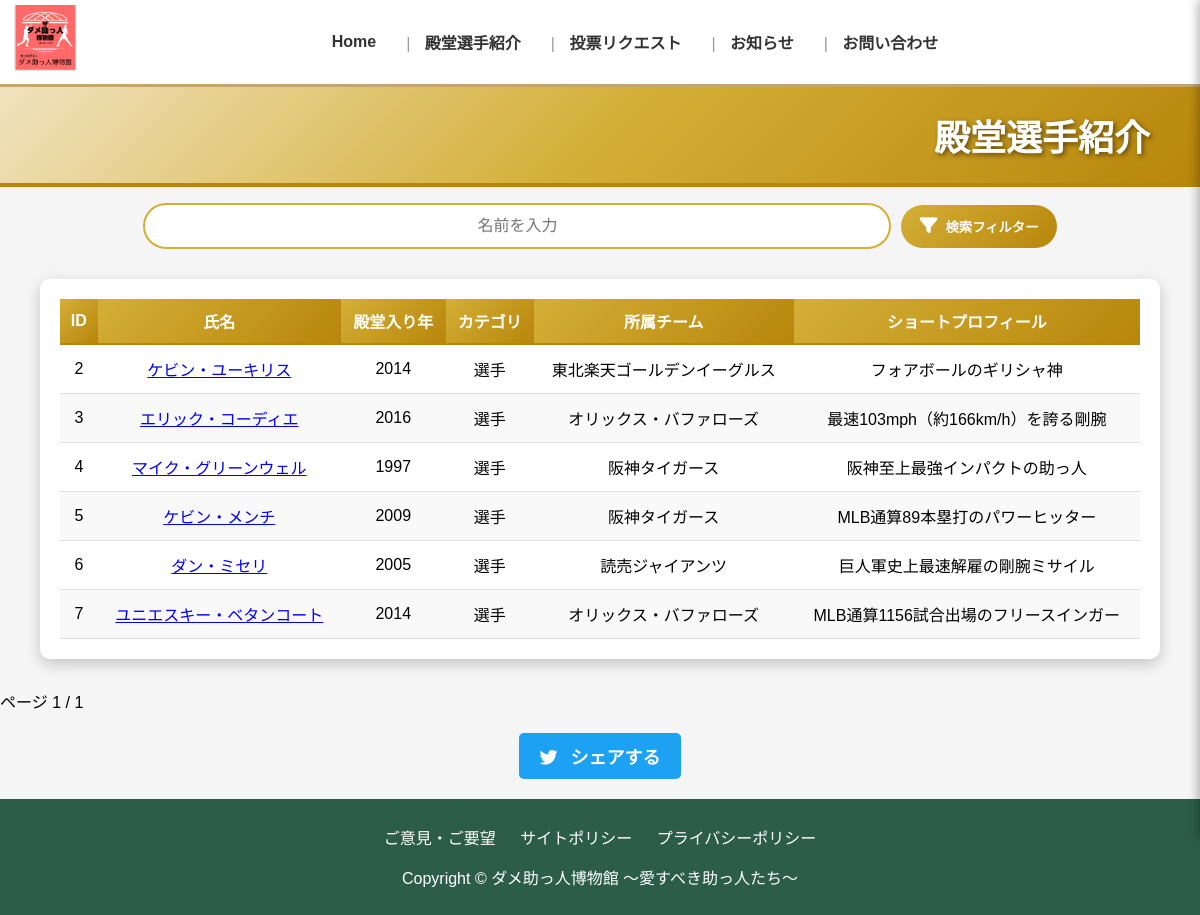
Page /hello/player/?category=選手 on the committed database.
### helloApp/models.py (models this page shows, shortened)
class Player(models.Model):
    category_CHOICES = [
        ('選手', '選手'),
        ('その他', 'その他'),
    ]
    team_CHOICES = [
        ('読売ジャイアンツ', '読売ジャイアンツ'),
        ('阪神タイガース', '阪神タイガース'),
        ('中日ドラゴンズ', '中日ドラゴンズ'),
        ('横浜DeNAベイスターズ', '横浜DeNAベイスターズ'),
        ('広島東洋カープ', '広島東洋カープ'),
        ('東京ヤクルトスワローズ', '東京ヤクルトスワローズ'),
        ('オリックス・バファローズ', 'オリックス・バファローズ'),
        ('福岡ソフトバンクホークス', '福岡ソフトバンクホークス'),
        ('北海道日本ハムファイターズ', '北海道日本ハムファイターズ'),
        ('千葉ロッテマリーンズ', '千葉ロッテマリーンズ'),
        ('埼玉西武ライオンズ', '埼玉西武ライオンズ'),
        ('東北楽天ゴールデンイーグルス', '東北楽天ゴールデンイーグルス'),
        ('大阪近鉄バファローズ', '大阪近鉄バファローズ'),
        ('その他', 'その他'),
    ]
    P_AND_H_CHOICES = [
        ('右投右打', '右投右打'),
        ('右投左打', '右投左打'),
        ('左投左打', '左投左打'),
        ('左投右打', '左投右打'),
        ('右投両打', '右投両打'),
        ('左投両打', '左投両打'),
    ]
    POSITION_CHOICES = [
        ('投手', '投手'),
        ('捕手', '捕手'),
        ('一塁手', '一塁手'),
        ('二塁手', '二塁手'),
        ('三塁手', '三塁手'),
        ('遊撃手', '遊撃手'),
        ('外野手', '外野手'),
        ('指名打者', '指名打者'),
    ]
    id = models.AutoField(primary_key=True)
    name = models.CharField(max_length=100)  # 名前
    slug = models.SlugField(max_length=100, unique=True, blank=True, null=True)  # スラッグ
    year = models.IntegerField()  # 年数
    category = models.CharField(max_length=10, choices=category_CHOICES)  # カテゴリ
    team = models.CharField(max_length=100, choices=team_CHOICES)  # チーム
    profile = models.TextField()  # プロフィール
    date = models.DateField(null=True, blank=True)  # 生年月日（空欄OK）
    place = models.CharField(max_length=100, default="不明")  # 出身地
    school = models.CharField(max_length=100, default="不明")  # 出身校
    p_and_h = models.CharField(max_length=10, choices=P_AND_H_CHOICES, default="その他")  # 投打（選択式）
    position = models.CharField(max_length=10, choices=POSITION_CHOICES, default="その他")  # ポジション（選択式）
    total_record = models.TextField(default="記録なし")  # 通算成績
    link = models.URLField(max_length=300, blank=True, null=True)  # 外部リンク
    title = models.TextField(default="受賞タイトルなし")  # タイトル（テキスト）
    award = models.TextField(default="受賞歴なし")  # 表彰（テキスト）
    long_profile = models.TextField(default="プロフィールなし")  # プロフィール（テキスト）
    team_history = models.TextField(default="所属チームなし")  # 所属チーム（テキスト）
    profile_image = models.ImageField(upload_to=player_image_path, blank=True, null=True)  # 画像の保存先

### helloApp/views.py (the view)
# urls.py: path('player/',views.player , name='player'),  # プレイヤーページ
def player(request):
    players = Player.objects.all().order_by("id")
    category = request.GET.get("category")
    team = request.GET.get("team")
    if category:
        players = [player for player in players if player.category == category]
    if team:
        players = [player for player in players if player.team == team]
    paginator = Paginator(players, 10)
    page_number = request.GET.get("page")
    page_obj = paginator.get_page(page_number)
    return render(request, 'helloApp/player.html', {'page_obj': page_obj, "category": category, "team": team})

### helloApp/templates/helloApp/player.html (shortened to what this page needs)
{% extends 'helloApp/base.html' %}
{% load static %}
{% block extra_css %}
    <link rel="stylesheet" href="{% static 'css/p_style.css' %}">
    <link rel="stylesheet" href="https://cdnjs.cloudflare.com/ajax/libs/font-awesome/6.4.2/css/all.min.css">
{% endblock %}
{% block content %}
    <header class="header">
        <h1>殿堂選手紹介</h1>
    </header>
    <section class="search-filter-container">
        <input type="text" id="searchInput" class="search-box" placeholder="名前を入力">
        <button id="filterToggle" class="filter-btn">
            <i class="fa-solid fa-filter"></i> 検索フィルター</button>
    </section>
    <section class="table-container">
        <table>
            <thead>
                <tr>
                    <th>ID</th>
                    <th>氏名</th>
                    <th>殿堂入り年</th>
                    <th>カテゴリ</th>
                    <th>所属チーム</th>
                    <th>ショートプロフィール</th>
                </tr>
            </thead>
            <tbody>
                {% for player in page_obj %}
                <tr>
                    <td>{{ player.id }}</td>
                    <td class="p_name">
                    {% if player.slug %}
                        <a href="{% url 'player_detail' player.slug %}">{{ player.name }}</a>
                    {% else %}
                        {{ player.name }}
                    {% endif %}
                    </td>
                    <td>{{ player.year }}</td>
                    <td>{{ player.category }}</td>
                    <td>{{ player.team }}</td>
                    <td>{{ player.profile }}</td>
                </tr>
                {% endfor %}
            </tbody>
        </table>
    </section>
    <div class="pagination">
        <span>ページ {{ page_obj.number }} / {{ page_obj.paginator.num_pages }}</span>
    </div>
    {% endblock %}

### static/css/base_style.css (style rules this page uses)
body { font-family: Arial, sans-serif; margin: 0; padding: 0; background-color: #f5f5f5; display: flex; flex-direction: column; min-height: 100vh; }
header { z-index: 1000; display: flex; align-items: center; justify-content: space-between; padding: 5px 10px; background-color: white; border-bottom: 3px solid #c5a46d; height:auto; }

### static/css/p_style.css (style rules this page uses)
body { overflow-x: hidden; margin: 0; padding: 0; }
.header { width: 100%; max-width: 100%; height: 100px; background: linear-gradient(135deg, #f1e3c0, #d4af37, #b8860b); display: flex; align-items: center; justify-content: flex-end; padding-right: 50px; border-bottom: 4px solid #b8860b; box-sizing: border-box; }
.header h1 { color: white; font-size: 36px; font-weight: bold; text-shadow: 2px 2px 5px rgba(0, 0, 0, 0.5); }
.table-container { margin: 30px auto; width: 90%; background: white; padding: 20px; border-radius: 10px; box-shadow: 0 5px 15px rgba(0, 0, 0, 0.2); overflow-x: auto; white-space: nowrap; }
table { width: 100%; border-collapse: collapse; min-width: 800px; word-break: keep-all; }
th { background: linear-gradient(135deg, #d4af37, #b8860b); color: white; font-size: 16px; font-weight: bold; padding: 10px; text-align: center; border-bottom: 2px solid #b8860b; }
td { padding: 12px; text-align: center; border-bottom: 1px solid #ddd; }
tr:nth-child(even) { background-color: #f9f9f9; }
tr:nth-child(odd) { background-color: white; }
.search-filter-container { display: flex; justify-content: center; align-items: center; gap: 10px; margin-bottom: 20px; margin-top: 2vh; flex-wrap: wrap; }
.search-box { width: 60%; padding: 12px; border: 2px solid #d4af37; border-radius: 30px; font-size: 16px; text-align: center; transition: all 0.3s ease-in-out; }
.filter-btn { background: linear-gradient(135deg, #d4af37, #b8860b); color: white; padding: 12px 18px; border-radius: 25px; cursor: pointer; font-weight: bold; display: flex; align-items: center; gap: 8px; border: none; transition: all 0.3s ease-in-out; }
.filter-btn i { font-size: 18px; }

### rows in the picture
Player: id "2", name "ケビン・ユーキリス", year "2014", category "選手", team "東北楽天ゴールデンイーグルス", profile "フォアボールのギリシャ神"
Player: id "3", name "エリック・コーディエ", year "2016", category "選手", team "オリックス・バファローズ", profile "最速103mph（約166km/h）を誇る剛腕"
Player: id "4", name "マイク・グリーンウェル", year "1997", category "選手", team "阪神タイガース", profile "阪神至上最強インパクトの助っ人"
Player: id "5", name "ケビン・メンチ", year "2009", category "選手", team "阪神タイガース", profile "MLB通算89本塁打のパワーヒッター"
Player: id "6", name "ダン・ミセリ", year "2005", category "選手", team "読売ジャイアンツ", profile "巨人軍史上最速解雇の剛腕ミサイル"
Player: id "7", name "ユニエスキー・ベタンコート", year "2014", category "選手", team "オリックス・バファローズ", profile "MLB通算1156試合出場のフリースインガー"

### other values in the picture
{{ page_obj.number }} "1"
{{ page_obj.paginator.num_pages }} "1"
